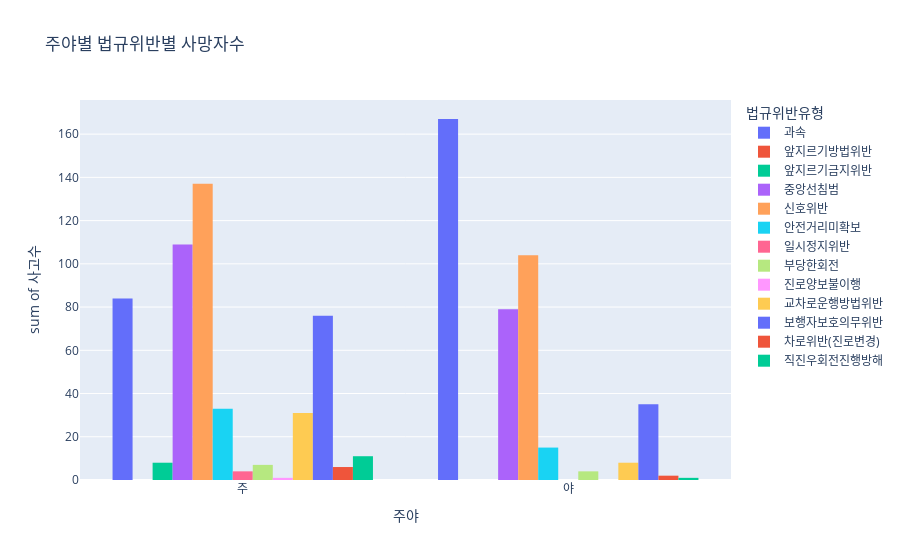

Write notebook code for a chart like this one.
### Code cell
px.histogram(df2_de, x='주야', y='사고수', color='법규위반유형', barmode="group",
            title='주야별 법규위반별 사망자수')

### Figure 1 — Plotly figure (JSON) as saved in the notebook; plotly's stock layout.template omitted (floating-point values rounded to 4 significant figures)
{"data": [{"alignmentgroup": "True", "bingroup": "x", "histfunc": "sum", "hovertemplate": "법규위반유형=과속<br>주야=%{x}<br>sum of 사고수=%{y}<extra></extra>", "legendgroup": "과속", "marker": {"color": "#636efa", "pattern": {"shape": ""}}, "name": "과속", "offsetgroup": "과속", "orientation": "v", "showlegend": true, "type": "histogram", "x": ["주", "주", "주", "주", "주", "주", "주", "주", "주", "주", "주", "주", "야", "야", "야", "야", "야", "야", "야", "야", "야", "야", "야", "야"], "xaxis": "x", "y": [2, 11, 6, 7, 8, 4, 2, 8, 7, 6, 13, 10, 6, 14, 12, 16, 15, 15, 12, 21, 14, 18, 18, 6], "yaxis": "y"}, {"alignmentgroup": "True", "bingroup": "x", "histfunc": "sum", "hovertemplate": "법규위반유형=앞지르기방법위반<br>주야=%{x}<br>sum of 사고수=%{y}<extra></extra>", "legendgroup": "앞지르기방법위반", "marker": {"color": "#EF553B", "pattern": {"shape": ""}}, "name": "앞지르기방법위반", "offsetgroup": "앞지르기방법위반", "orientation": "v", "showlegend": true, "type": "histogram", "x": ["주", "주", "주", "주", "주", "주", "주", "주", "주", "주", "주", "주"], "xaxis": "x", "y": [0, 0, 0, 0, 0, 0, 0, 0, 0, 0, 0, 0], "yaxis": "y"}, {"alignmentgroup": "True", "bingroup": "x", "histfunc": "sum", "hovertemplate": "법규위반유형=앞지르기금지위반<br>주야=%{x}<br>sum of 사고수=%{y}<extra></extra>", "legendgroup": "앞지르기금지위반", "marker": {"color": "#00cc96", "pattern": {"shape": ""}}, "name": "앞지르기금지위반", "offsetgroup": "앞지르기금지위반", "orientation": "v", "showlegend": true, "type": "histogram", "x": ["주", "주", "주", "주", "주", "주", "주", "주", "주", "주", "주", "주", "야", "야", "야", "야", "야", "야", "야", "야", "야", "야", "야", "야"], "xaxis": "x", "y": [0, 1, 2, 1, 2, 2, 0, 0, 0, 0, 0, 0, 0, 0, 0, 0, 0, 0, 0, 0, 0, 0, 0, 0], "yaxis": "y"}, {"alignmentgroup": "True", "bingroup": "x", "histfunc": "sum", "hovertemplate": "법규위반유형=중앙선침범<br>주야=%{x}<br>sum of 사고수=%{y}<extra></extra>", "legendgroup": "중앙선침범", "marker": {"color": "#ab63fa", "pattern": {"shape": ""}}, "name": "중앙선침범", "offsetgroup": "중앙선침범", "orientation": "v", "showlegend": true, "type": "histogram", "x": ["주", "주", "주", "주", "주", "주", "주", "주", "주", "주", "주", "주", "야", "야", "야", "야", "야", "야", "야", "야", "야", "야", "야", "야"], "xaxis": "x", "y": [7, 8, 9, 9, 11, 9, 7, 9, 4, 8, 18, 10, 10, 6, 2, 5, 2, 12, 10, 5, 4, 8, 8, 7], "yaxis": "y"}, {"alignmentgroup": "True", "bingroup": "x", "histfunc": "sum", "hovertemplate": "법규위반유형=신호위반<br>주야=%{x}<br>sum of 사고수=%{y}<extra></extra>", "legendgroup": "신호위반", "marker": {"color": "#FFA15A", "pattern": {"shape": ""}}, "name": "신호위반", "offsetgroup": "신호위반", "orientation": "v", "showlegend": true, "type": "histogram", "x": ["주", "주", "주", "주", "주", "주", "주", "주", "주", "주", "주", "주", "야", "야", "야", "야", "야", "야", "야", "야", "야", "야", "야", "야"], "xaxis": "x", "y": [9, 9, 12, 9, 12, 9, 16, 9, 11, 12, 14, 15, 10, 6, 7, 7, 9, 5, 7, 10, 11, 17, 4, 11], "yaxis": "y"}, {"alignmentgroup": "True", "bingroup": "x", "histfunc": "sum", "hovertemplate": "법규위반유형=안전거리미확보<br>주야=%{x}<br>sum of 사고수=%{y}<extra></extra>", "legendgroup": "안전거리미확보", "marker": {"color": "#19d3f3", "pattern": {"shape": ""}}, "name": "안전거리미확보", "offsetgroup": "안전거리미확보", "orientation": "v", "showlegend": true, "type": "histogram", "x": ["주", "주", "주", "주", "주", "주", "주", "주", "주", "주", "주", "주", "야", "야", "야", "야", "야", "야", "야", "야", "야", "야", "야", "야"], "xaxis": "x", "y": [1, 3, 1, 2, 4, 2, 5, 3, 1, 3, 2, 6, 1, 0, 0, 2, 0, 1, 0, 1, 2, 2, 3, 3], "yaxis": "y"}, {"alignmentgroup": "True", "bingroup": "x", "histfunc": "sum", "hovertemplate": "법규위반유형=일시정지위반<br>주야=%{x}<br>sum of 사고수=%{y}<extra></extra>", "legendgroup": "일시정지위반", "marker": {"color": "#FF6692", "pattern": {"shape": ""}}, "name": "일시정지위반", "offsetgroup": "일시정지위반", "orientation": "v", "showlegend": true, "type": "histogram", "x": ["주", "주", "주", "주", "주", "주", "주", "주", "주", "주", "주", "주", "야", "야", "야", "야", "야", "야", "야", "야", "야", "야", "야", "야"], "xaxis": "x", "y": [0, 0, 0, 0, 0, 0, 0, 2, 1, 0, 0, 1, 0, 0, 0, 0, 0, 0, 0, 0, 0, 0, 0, 0], "yaxis": "y"}, {"alignmentgroup": "True", "bingroup": "x", "histfunc": "sum", "hovertemplate": "법규위반유형=부당한회전<br>주야=%{x}<br>sum of 사고수=%{y}<extra></extra>", "legendgroup": "부당한회전", "marker": {"color": "#B6E880", "pattern": {"shape": ""}}, "name": "부당한회전", "offsetgroup": "부당한회전", "orientation": "v", "showlegend": true, "type": "histogram", "x": ["주", "주", "주", "주", "주", "주", "주", "주", "주", "주", "주", "주", "야", "야", "야", "야", "야", "야", "야", "야", "야", "야", "야", "야"], "xaxis": "x", "y": [0, 0, 1, 1, 1, 0, 2, 1, 0, 0, 1, 0, 0, 1, 0, 1, 0, 1, 0, 0, 1, 0, 0, 0], "yaxis": "y"}, {"alignmentgroup": "True", "bingroup": "x", "histfunc": "sum", "hovertemplate": "법규위반유형=진로양보불이행<br>주야=%{x}<br>sum of 사고수=%{y}<extra></extra>", "legendgroup": "진로양보불이행", "marker": {"color": "#FF97FF", "pattern": {"shape": ""}}, "name": "진로양보불이행", "offsetgroup": "진로양보불이행", "orientation": "v", "showlegend": true, "type": "histogram", "x": ["주", "주", "주", "주", "주", "주", "주", "주", "주", "주", "주", "주"], "xaxis": "x", "y": [0, 0, 0, 0, 0, 0, 1, 0, 0, 0, 0, 0], "yaxis": "y"}, {"alignmentgroup": "True", "bingroup": "x", "histfunc": "sum", "hovertemplate": "법규위반유형=교차로운행방법위반<br>주야=%{x}<br>sum of 사고수=%{y}<extra></extra>", "legendgroup": "교차로운행방법위반", "marker": {"color": "#FECB52", "pattern": {"shape": ""}}, "name": "교차로운행방법위반", "offsetgroup": "교차로운행방법위반", "orientation": "v", "showlegend": true, "type": "histogram", "x": ["주", "주", "주", "주", "주", "주", "주", "주", "주", "주", "주", "주", "야", "야", "야", "야", "야", "야", "야", "야", "야", "야", "야", "야"], "xaxis": "x", "y": [2, 1, 1, 3, 3, 1, 5, 3, 0, 5, 6, 1, 0, 0, 1, 1, 0, 2, 0, 0, 1, 1, 0, 2], "yaxis": "y"}, {"alignmentgroup": "True", "bingroup": "x", "histfunc": "sum", "hovertemplate": "법규위반유형=보행자보호의무위반<br>주야=%{x}<br>sum of 사고수=%{y}<extra></extra>", "legendgroup": "보행자보호의무위반", "marker": {"color": "#636efa", "pattern": {"shape": ""}}, "name": "보행자보호의무위반", "offsetgroup": "보행자보호의무위반", "orientation": "v", "showlegend": true, "type": "histogram", "x": ["주", "주", "주", "주", "주", "주", "주", "주", "주", "주", "주", "주", "야", "야", "야", "야", "야", "야", "야", "야", "야", "야", "야", "야"], "xaxis": "x", "y": [9, 4, 7, 4, 6, 6, 8, 10, 7, 6, 3, 6, 1, 3, 4, 0, 1, 3, 3, 1, 4, 5, 4, 6], "yaxis": "y"}, {"alignmentgroup": "True", "bingroup": "x", "histfunc": "sum", "hovertemplate": "법규위반유형=차로위반(진로변경)<br>주야=%{x}<br>sum of 사고수=%{y}<extra></extra>", "legendgroup": "차로위반(진로변경)", "marker": {"color": "#EF553B", "pattern": {"shape": ""}}, "name": "차로위반(진로변경)", "offsetgroup": "차로위반(진로변경)", "orientation": "v", "showlegend": true, "type": "histogram", "x": ["주", "주", "주", "주", "주", "주", "주", "주", "주", "주", "주", "주", "야", "야", "야", "야", "야", "야", "야", "야", "야", "야", "야", "야"], "xaxis": "x", "y": [1, 0, 0, 2, 0, 0, 0, 1, 0, 2, 0, 0, 0, 0, 0, 0, 2, 0, 0, 0, 0, 0, 0, 0], "yaxis": "y"}, {"alignmentgroup": "True", "bingroup": "x", "histfunc": "sum", "hovertemplate": "법규위반유형=직진우회전진행방해<br>주야=%{x}<br>sum of 사고수=%{y}<extra></extra>", "legendgroup": "직진우회전진행방해", "marker": {"color": "#00cc96", "pattern": {"shape": ""}}, "name": "직진우회전진행방해", "offsetgroup": "직진우회전진행방해", "orientation": "v", "showlegend": true, "type": "histogram", "x": ["주", "주", "주", "주", "주", "주", "주", "주", "주", "주", "주", "주", "야", "야", "야", "야", "야", "야", "야", "야", "야", "야", "야", "야"], "xaxis": "x", "y": [0, 0, 0, 1, 1, 4, 0, 1, 0, 0, 2, 2, 0, 0, 0, 0, 0, 0, 0, 0, 1, 0, 0, 0], "yaxis": "y"}], "layout": {"barmode": "group", "legend": {"title": {"text": "법규위반유형"}, "tracegroupgap": 0}, "title": {"text": "주야별 법규위반별 사망자수"}, "xaxis": {"anchor": "y", "domain": [0, 1], "title": {"text": "주야"}}, "yaxis": {"anchor": "x", "domain": [0, 1], "title": {"text": "sum of 사고수"}}}}
